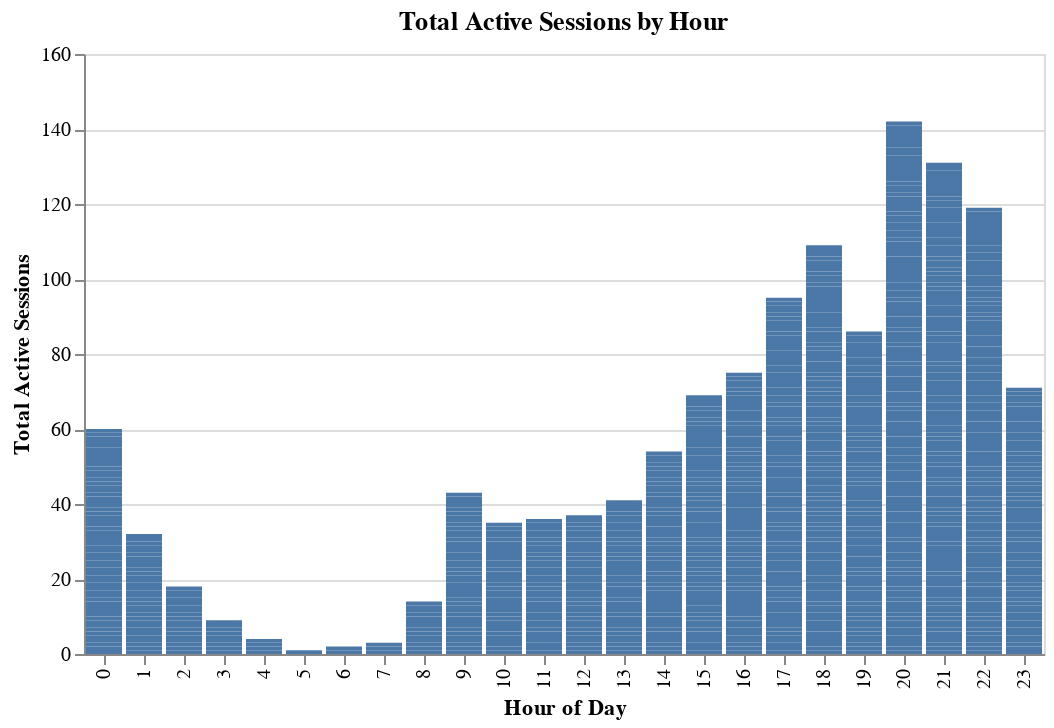

The code cell stored with this chart in its notebook:
### Markdown cell above
## Exploratory visualizations to help us understand the data before analysis:

### Code cell
#chart to show concurrent sessions by hour
total_sessions_chart = alt.Chart(concurrent_sessions, title = 'Total Active Sessions by Hour').mark_bar().encode(
    x = alt.X('hour:O').title('Hour of Day'),
    y = alt.Y('active_sessions').title('Total Active Sessions')
)

total_sessions_chart

### Figure 1 — Vega-Lite specification as saved in the notebook (floating-point values rounded to 4 significant figures; data arrays with more than 128 entries replaced by an {"elided": "..."} marker saying what was removed)
{"config": {"view": {"continuousWidth": 300, "continuousHeight": 300}}, "data": {"name": "data-b5ebd0837d36ec4cae9261a4efccff2d"}, "mark": {"type": "bar"}, "encoding": {"x": {"field": "hour", "title": "Hour of Day", "type": "ordinal"}, "y": {"field": "active_sessions", "title": "Total Active Sessions", "type": "quantitative"}}, "title": "Total Active Sessions by Hour", "$schema": "https://vega.github.io/schema/vega-lite/v5.17.0.json", "datasets": {"data-b5ebd0837d36ec4cae9261a4efccff2d": {"elided": "4152 records"}}}
